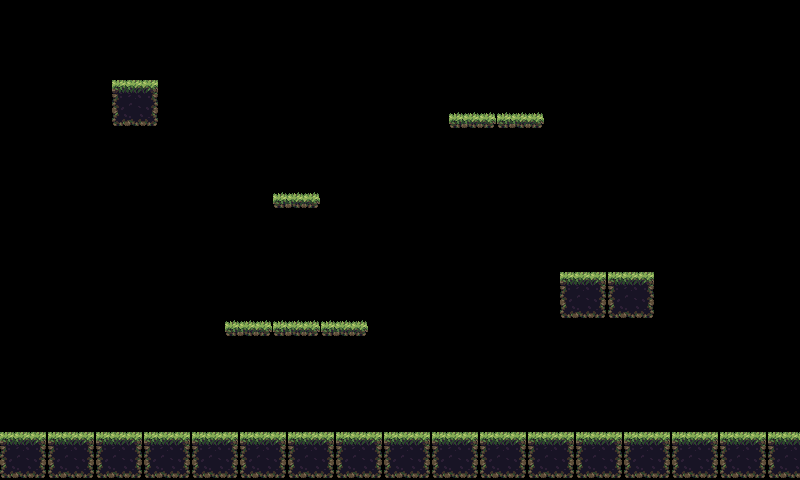

Below is a game level as drawn by its tile map, then a one-line description and the .tmx file that defines it, in full:
An orthogonal 50x30 tile map with 16x16 px tiles, 1 tile layer (Platforms) and 13 objects (4x Flower, Player Start, Box Start, Door).

<map version="1.10" tiledversion="1.10.0" orientation="orthogonal" renderorder="right-down" width="50" height="30" tilewidth="16" tileheight="16" infinite="0" nextlayerid="9" nextobjectid="18">
 <tileset firstgid="1" source="env.tsx" />
 <layer id="1" name="Platforms" width="50" height="30">
  <data encoding="csv">
0,0,0,0,0,0,0,0,0,0,0,0,0,0,0,0,0,0,0,0,0,0,0,0,0,0,0,0,0,0,0,0,0,0,0,0,0,0,0,0,0,0,0,0,0,0,0,0,0,0,
0,0,0,0,0,0,0,0,0,0,0,0,0,0,0,0,0,0,0,0,0,0,0,0,0,0,0,0,0,0,0,0,0,0,0,0,0,0,0,0,0,0,0,0,0,0,0,0,0,0,
0,0,0,0,0,0,0,0,0,0,0,0,0,0,0,0,0,0,0,0,0,0,0,0,0,0,0,0,0,0,0,0,0,0,0,0,0,0,0,0,0,0,0,0,0,0,0,0,0,0,
0,0,0,0,0,0,0,0,0,0,0,0,0,0,0,0,0,0,0,0,0,0,0,0,0,0,0,0,0,0,0,0,0,0,0,0,0,0,0,0,0,0,0,0,0,0,0,0,0,0,
0,0,0,0,0,0,0,0,0,0,0,0,0,0,0,0,0,0,0,0,0,0,0,0,0,0,0,0,0,0,0,0,0,0,0,0,0,0,0,0,0,0,0,0,0,0,0,0,0,0,
0,0,0,0,0,0,0,5,6,7,0,0,0,0,0,0,0,0,0,0,0,0,0,0,0,0,0,0,0,0,0,0,0,0,0,0,0,0,0,0,0,0,0,0,0,0,0,0,0,0,
0,0,0,0,0,0,0,9,10,11,0,0,0,0,0,0,0,0,0,0,0,0,0,0,0,0,0,0,0,0,0,0,0,0,0,0,0,0,0,0,0,0,0,0,0,0,0,0,0,0,
0,0,0,0,0,0,0,13,14,15,0,0,0,0,0,0,0,0,0,0,0,0,0,0,0,0,0,0,2,3,4,2,3,4,0,0,0,0,0,0,0,0,0,0,0,0,0,0,0,0,
0,0,0,0,0,0,0,0,0,0,0,0,0,0,0,0,0,0,0,0,0,0,0,0,0,0,0,0,0,0,0,0,0,0,0,0,0,0,0,0,0,0,0,0,0,0,0,0,0,0,
0,0,0,0,0,0,0,0,0,0,0,0,0,0,0,0,0,0,0,0,0,0,0,0,0,0,0,0,0,0,0,0,0,0,0,0,0,0,0,0,0,0,0,0,0,0,0,0,0,0,
0,0,0,0,0,0,0,0,0,0,0,0,0,0,0,0,0,0,0,0,0,0,0,0,0,0,0,0,0,0,0,0,0,0,0,0,0,0,0,0,0,0,0,0,0,0,0,0,0,0,
0,0,0,0,0,0,0,0,0,0,0,0,0,0,0,0,0,0,0,0,0,0,0,0,0,0,0,0,0,0,0,0,0,0,0,0,0,0,0,0,0,0,0,0,0,0,0,0,0,0,
0,0,0,0,0,0,0,0,0,0,0,0,0,0,0,0,0,2,3,4,0,0,0,0,0,0,0,0,0,0,0,0,0,0,0,0,0,0,0,0,0,0,0,0,0,0,0,0,0,0,
0,0,0,0,0,0,0,0,0,0,0,0,0,0,0,0,0,0,0,0,0,0,0,0,0,0,0,0,0,0,0,0,0,0,0,0,0,0,0,0,0,0,0,0,0,0,0,0,0,0,
0,0,0,0,0,0,0,0,0,0,0,0,0,0,0,0,0,0,0,0,0,0,0,0,0,0,0,0,0,0,0,0,0,0,0,0,0,0,0,0,0,0,0,0,0,0,0,0,0,0,
0,0,0,0,0,0,0,0,0,0,0,0,0,0,0,0,0,0,0,0,0,0,0,0,0,0,0,0,0,0,0,0,0,0,0,0,0,0,0,0,0,0,0,0,0,0,0,0,0,0,
0,0,0,0,0,0,0,0,0,0,0,0,0,0,0,0,0,0,0,0,0,0,0,0,0,0,0,0,0,0,0,0,0,0,0,0,0,0,0,0,0,0,0,0,0,0,0,0,0,0,
0,0,0,0,0,0,0,0,0,0,0,0,0,0,0,0,0,0,0,0,0,0,0,0,0,0,0,0,0,0,0,0,0,0,0,5,6,7,5,6,7,0,0,0,0,0,0,0,0,0,
0,0,0,0,0,0,0,0,0,0,0,0,0,0,0,0,0,0,0,0,0,0,0,0,0,0,0,0,0,0,0,0,0,0,0,9,10,11,9,10,11,0,0,0,0,0,0,0,0,0,
0,0,0,0,0,0,0,0,0,0,0,0,0,0,0,0,0,0,0,0,0,0,0,0,0,0,0,0,0,0,0,0,0,0,0,13,14,15,13,14,15,0,0,0,0,0,0,0,0,0,
0,0,0,0,0,0,0,0,0,0,0,0,0,0,2,3,4,2,3,4,2,3,4,0,0,0,0,0,0,0,0,0,0,0,0,0,0,0,0,0,0,0,0,0,0,0,0,0,0,0,
0,0,0,0,0,0,0,0,0,0,0,0,0,0,0,0,0,0,0,0,0,0,0,0,0,0,0,0,0,0,0,0,0,0,0,0,0,0,0,0,0,0,0,0,0,0,0,0,0,0,
0,0,0,0,0,0,0,0,0,0,0,0,0,0,0,0,0,0,0,0,0,0,0,0,0,0,0,0,0,0,0,0,0,0,0,0,0,0,0,0,0,0,0,0,0,0,0,0,0,0,
0,0,0,0,0,0,0,0,0,0,0,0,0,0,0,0,0,0,0,0,0,0,0,0,0,0,0,0,0,0,0,0,0,0,0,0,0,0,0,0,0,0,0,0,0,0,0,0,0,0,
0,0,0,0,0,0,0,0,0,0,0,0,0,0,0,0,0,0,0,0,0,0,0,0,0,0,0,0,0,0,0,0,0,0,0,0,0,0,0,0,0,0,0,0,0,0,0,0,0,0,
0,0,0,0,0,0,0,0,0,0,0,0,0,0,0,0,0,0,0,0,0,0,0,0,0,0,0,0,0,0,0,0,0,0,0,0,0,0,0,0,0,0,0,0,0,0,0,0,0,0,
0,0,0,0,0,0,0,0,0,0,0,0,0,0,0,0,0,0,0,0,0,0,0,0,0,0,0,0,0,0,0,0,0,0,0,0,0,0,0,0,0,0,0,0,0,0,0,0,0,0,
5,6,7,5,6,7,5,6,7,5,6,7,5,6,7,5,6,7,5,6,7,5,6,7,5,6,7,5,6,7,5,6,7,5,6,7,5,6,7,5,6,7,5,6,7,5,6,7,5,6,
9,10,11,9,10,11,9,10,11,9,10,11,9,10,11,9,10,11,9,10,11,9,10,11,9,10,11,9,10,11,9,10,11,9,10,11,9,10,11,9,10,11,9,10,11,9,10,11,9,10,
13,14,15,13,14,15,13,14,15,13,14,15,13,14,15,13,14,15,13,14,15,13,14,15,13,14,15,13,14,15,13,14,15,13,14,15,13,14,15,13,14,15,13,14,15,13,14,15,13,14
</data>
 </layer>
 <objectgroup id="2" name="CollisionsBigPlat">
  <object id="1" x="2.44561" y="436.395" width="797.269" height="40.4994" />
  <object id="2" x="114.128" y="84.042" width="41.5754" height="39.0538" />
  <object id="3" x="562.49" y="275.984" width="89.3906" height="37.869" />
 </objectgroup>
 <objectgroup id="3" name="CollisionsSmallPlat">
  <object id="5" x="450.808" y="116.639" width="90.3906" height="8.08683" />
  <object id="6" x="226.627" y="324.331" width="140.141" height="9.08683" />
  <object id="8" x="273.93" y="195.582" width="45.141" height="10.5868" />
 </objectgroup>
 <objectgroup id="4" name="PlayerStart">
  <object id="9" name="Player Start" x="121" y="350" />
 </objectgroup>
 <objectgroup id="5" name="BoxStart">
  <object id="10" name="Box Start" x="494" y="99.5" />
 </objectgroup>
 <objectgroup id="7" name="Flowers">
  <object id="11" name="Flower" x="287.864" y="178.727" width="15.6364" height="15.4545" />
  <object id="12" name="Flower" x="337.515" y="306.273" width="15.6364" height="15.4545" />
  <object id="13" name="Flower" x="126.848" y="62.9394" width="15.6364" height="15.4545" />
  <object id="14" name="Flower" x="622.848" y="256.939" width="15.6364" height="15.4545" />
 </objectgroup>
 <objectgroup id="8" name="Door">
  <object id="16" name="Door" x="770" y="418" />
 </objectgroup>
</map>